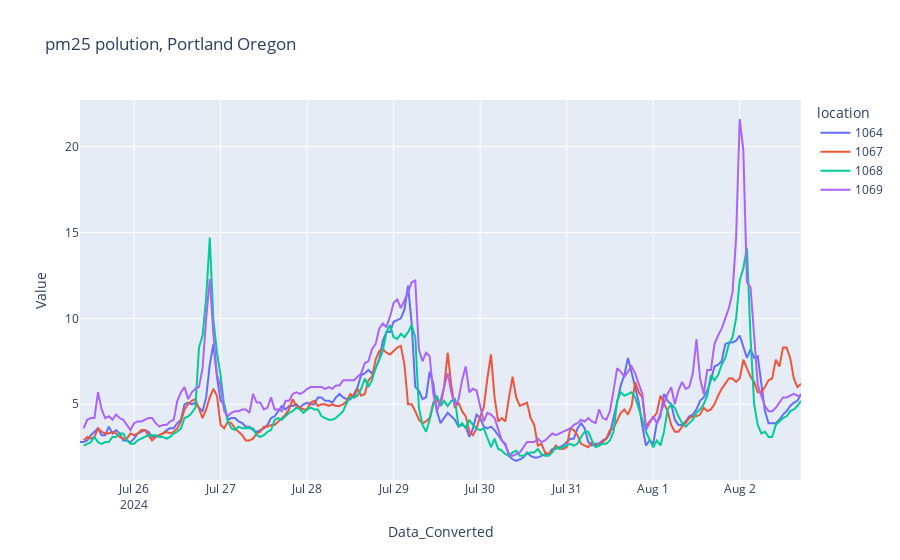

The notebook cell this image was saved under:
### Markdown cell above
### Timeseries

### Code cell
timeseries_plot = px.line(combined_df, x = 'Data_Converted', y = 'Value', color='location',
                                title = "pm25 polution, Portland Oregon")
timeseries_plot.show()

### Figure 1 — Plotly figure (JSON) as saved in the notebook; plotly's stock layout.template omitted (floating-point values rounded to 4 significant figures; data arrays with more than 128 entries replaced by an {"elided": "..."} marker saying what was removed)
{"data": [{"hovertemplate": "location=1064<br>Data_Converted=%{x}<br>Value=%{y}<extra></extra>", "legendgroup": "1064", "line": {"color": "#636efa", "dash": "solid"}, "marker": {"symbol": "circle"}, "mode": "lines", "name": "1064", "orientation": "v", "showlegend": true, "type": "scatter", "x": {"elided": "200 str values"}, "xaxis": "x", "y": {"elided": "200 float values"}, "yaxis": "y"}, {"hovertemplate": "location=1067<br>Data_Converted=%{x}<br>Value=%{y}<extra></extra>", "legendgroup": "1067", "line": {"color": "#EF553B", "dash": "solid"}, "marker": {"symbol": "circle"}, "mode": "lines", "name": "1067", "orientation": "v", "showlegend": true, "type": "scatter", "x": {"elided": "200 str values"}, "xaxis": "x", "y": {"elided": "200 float values"}, "yaxis": "y"}, {"hovertemplate": "location=1068<br>Data_Converted=%{x}<br>Value=%{y}<extra></extra>", "legendgroup": "1068", "line": {"color": "#00cc96", "dash": "solid"}, "marker": {"symbol": "circle"}, "mode": "lines", "name": "1068", "orientation": "v", "showlegend": true, "type": "scatter", "x": {"elided": "200 str values"}, "xaxis": "x", "y": {"elided": "200 float values"}, "yaxis": "y"}, {"hovertemplate": "location=1069<br>Data_Converted=%{x}<br>Value=%{y}<extra></extra>", "legendgroup": "1069", "line": {"color": "#ab63fa", "dash": "solid"}, "marker": {"symbol": "circle"}, "mode": "lines", "name": "1069", "orientation": "v", "showlegend": true, "type": "scatter", "x": {"elided": "200 str values"}, "xaxis": "x", "y": {"elided": "200 float values"}, "yaxis": "y"}], "layout": {"legend": {"title": {"text": "location"}, "tracegroupgap": 0}, "title": {"text": "pm25 polution, Portland Oregon"}, "xaxis": {"anchor": "y", "domain": [0, 1], "title": {"text": "Data_Converted"}}, "yaxis": {"anchor": "x", "domain": [0, 1], "title": {"text": "Value"}}}}
